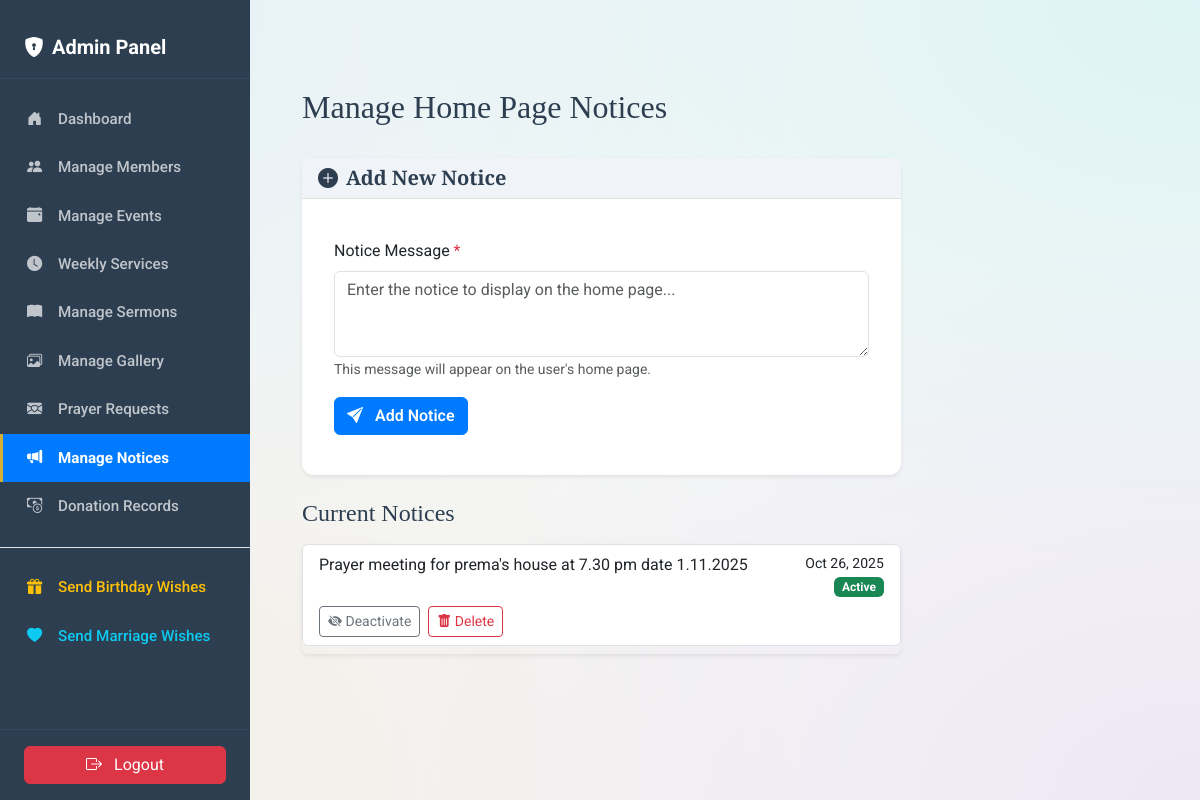
/admin/notices (signed in), run on an earlier commit of the app's database.
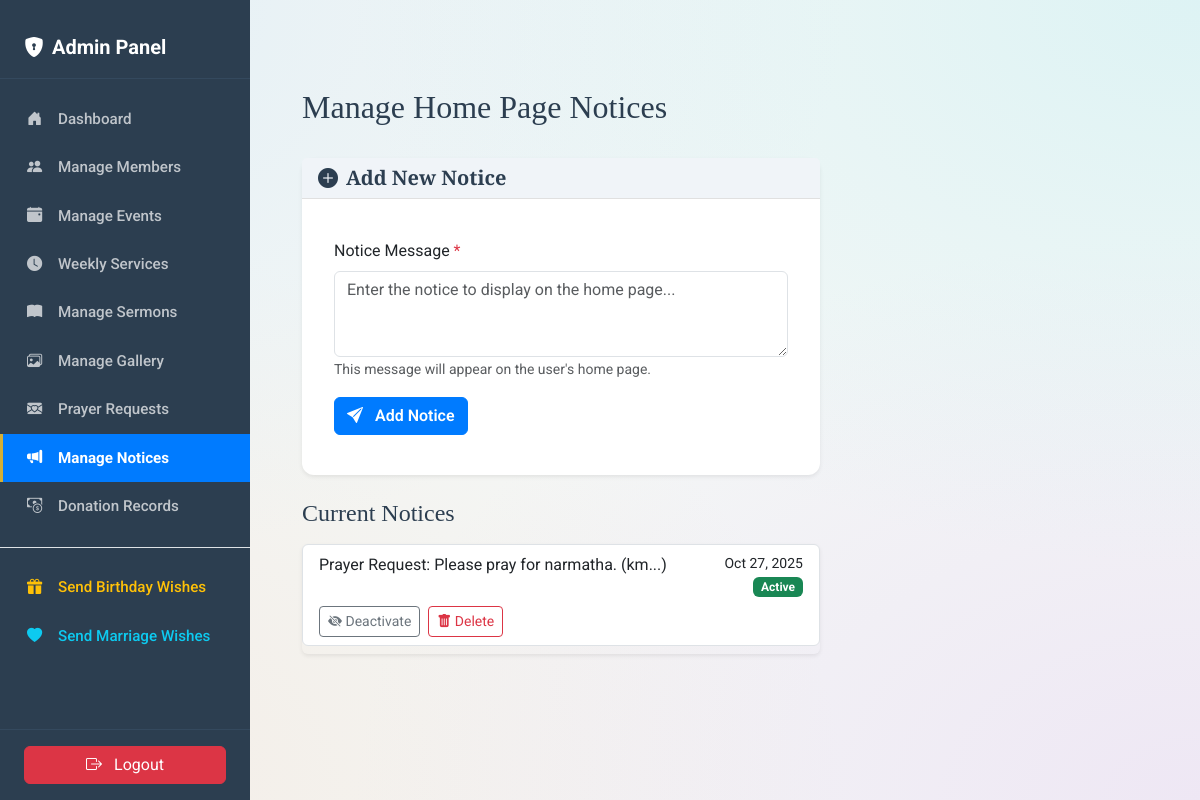
And on a later commit of the database.
### app.py (models this page shows)
class Notice(db.Model):
    id = db.Column(db.Integer, primary_key=True)
    message = db.Column(db.Text, nullable=False)
    created_at = db.Column(db.DateTime, default=datetime.utcnow, nullable=False)
    is_active = db.Column(db.Boolean, default=True, nullable=False)

### app.py (the view)
@app.route('/admin/notices')
@admin_required
def admin_notices():
    try: notices = Notice.query.order_by(Notice.created_at.desc()).all()
    except Exception as e: notices = []; flash(f'Error: {e}', 'danger'); print(f"Notices load error: {e}")
    return render_template('admin/notices.html', notices=notices)

### app.py (called while the page is built)
def is_admin():
    admin_id = session.get('admin_id')
    if admin_id and db.inspect(db.engine).has_table('user'):
        return User.query.get(admin_id) is not None
    return False

def admin_required(f):
    @wraps(f)
    def decorated_function(*args, **kwargs):
        if not is_admin(): flash('Login required.', 'warning'); return redirect(url_for('admin_login', next=request.url))
        return f(*args, **kwargs)
    return decorated_function

### templates/admin/notices.html (shortened to what this page needs)
{% extends "admin/admin_layout.html" %}
{% block admin_content %}
<div class="container my-5">
    <div class="d-flex justify-content-between align-items-center mb-4">
        <h1 class="h2">Manage Home Page Notices</h1>
    </div>
    <div class="card shadow-sm mb-4">
        <div class="card-header bg-primary text-white">
            <h5 class="mb-0"><i class="bi bi-plus-circle-fill me-2"></i>Add New Notice</h5>
        </div>
        <div class="card-body">
            <form action="{{ url_for('add_notice') }}" method="POST">
                <div class="mb-3">
                    <label for="message" class="form-label">Notice Message <span class="text-danger">*</span></label>
                    <textarea class="form-control" id="message" name="message" rows="3" placeholder="Enter the notice to display on the home page..." required></textarea>
                    <small class="form-text text-muted">This message will appear on the user's home page.</small>
                </div>
                <button type="submit" class="btn btn-primary">
                     <i class="bi bi-send-fill me-2"></i> Add Notice
                </button>
            </form>
        </div>
    </div>
    <h3 class="h4 mb-3">Current Notices</h3>
    <div class="list-group shadow-sm">
        {% for notice in notices %}
        <div class="list-group-item list-group-item-action flex-column align-items-start mb-2 border rounded {% if not notice.is_active %}list-group-item-light text-muted{% endif %}">
            <div class="d-flex w-100 justify-content-between">
                <p class="mb-1" style="word-break: break-word;">{{ notice.message | safe }}</p>
                <div class="text-nowrap ms-3 text-end" style="min-width: 120px;">
                    <small class="d-block">{{ notice.created_at.strftime('%b %d, %Y') }}</small>
                    {% if notice.is_active %}
                        <span class="badge bg-success ms-2">Active</span>
                    {% else %}
                        <span class="badge bg-secondary ms-2">Inactive</span>
                    {% endif %}
                </div>
            </div>
            <div class="mt-2">
                 <a href="{{ url_for('toggle_notice', id=notice.id) }}" class="btn btn-sm {% if notice.is_active %}btn-outline-secondary{% else %}btn-outline-success{% endif %} me-1" title="Activate/Deactivate">
                     <i class="bi {% if notice.is_active %}bi-eye-slash-fill{% else %}bi-eye-fill{% endif %}"></i> {% if notice.is_active %}Deactivate{% else %}Activate{% endif %}
                 </a>
                 <a href="{{ url_for('delete_notice', id=notice.id) }}" class="btn btn-sm btn-outline-danger" onclick="return confirm('Are you sure you want to delete this notice?')" title="Delete">
                     <i class="bi bi-trash-fill"></i> Delete
                 </a>
            </div>
        </div>
        {% else %}
        <div class="list-group-item">
            <p class="text-center text-muted mb-0 py-3">No notices have been added yet.</p>
        </div>
        {% endfor %}
    </div>
</div>
{% endblock admin_content %}

### templates/admin/admin_layout.html (shortened to what this page needs)
<!DOCTYPE html>
<html lang="en">
<head>
    <link href="https://cdn.jsdelivr.net/npm/bootstrap@5.3.2/dist/css/bootstrap.min.css" rel="stylesheet">
    <link rel="stylesheet" href="https://cdn.jsdelivr.net/npm/bootstrap-icons@1.11.1/font/bootstrap-icons.css">
    <link rel="stylesheet" href="{{ url_for('static', filename='css/style.css') }}">
</head>
<body class="admin-body">
    <div class="d-flex flex-column flex-md-row">
        <nav class="sidebar">
             <div class="sidebar-header">
                <span><i class="bi bi-shield-lock-fill me-2"></i>Admin Panel</span>
            </div>
            <ul class="nav flex-column sidebar-menu">
                <li class="nav-item">
                    <a class="nav-link {% if request.endpoint == 'admin_dashboard' %}active{% endif %}" href="{{ url_for('admin_dashboard') }}">
                        <i class="bi bi-house-door-fill"></i> Dashboard
                    </a>
                </li>
                 <li class="nav-item">
                    <a class="nav-link {% if request.endpoint == 'admin_members' %}active{% endif %}" href="{{ url_for('admin_members') }}">
                        <i class="bi bi-people-fill"></i> Manage Members
                    </a>
                </li>
                <li class="nav-item">
                    <a class="nav-link {% if request.endpoint == 'admin_events' %}active{% endif %}" href="{{ url_for('admin_events') }}">
                        <i class="bi bi-calendar-event-fill"></i> Manage Events
                    </a>
                </li>
                <li class="nav-item">
                    <a class="nav-link {% if request.endpoint == 'admin_weekly_services' %}active{% endif %}" href="{{ url_for('admin_weekly_services') }}">
                        <i class="bi bi-clock-fill"></i> Weekly Services
                    </a>
                </li>
                <li class="nav-item">
                    <a class="nav-link {% if request.endpoint == 'admin_sermons' %}active{% endif %}" href="{{ url_for('admin_sermons') }}">
                        <i class="bi bi-book-fill"></i> Manage Sermons
                    </a>
                </li>
                <li class="nav-item">
                    <a class="nav-link {% if request.endpoint == 'admin_gallery' %}active{% endif %}" href="{{ url_for('admin_gallery') }}">
                         <i class="bi bi-images"></i> Manage Gallery
                    </a>
                </li>
                <li class="nav-item">
                    <a class="nav-link {% if request.endpoint == 'admin_prayers' %}active{% endif %}" href="{{ url_for('admin_prayers') }}">
                         <i class="bi bi-envelope-heart-fill"></i> Prayer Requests
                    </a>
                </li>
                <li class="nav-item">
                    <a class="nav-link {% if request.endpoint == 'admin_notices' %}active{% endif %}" href="{{ url_for('admin_notices') }}">
                         <i class="bi bi-megaphone-fill"></i> Manage Notices
                    </a>
                </li>
                <li class="nav-item">
                    <a class="nav-link {% if request.endpoint == 'admin_donations' %}active{% endif %}" href="{{ url_for('admin_donations') }}">
                         <i class="bi bi-cash-coin"></i> Donation Records
                    </a>
                </li>
                <li class="nav-item mt-3 border-top pt-3">
                    <a class="nav-link text-warning" href="{{ url_for('send_birthday_wishes') }}" onclick="return confirm('Send birthday wishes to members celebrating today?')">
                        <i class="bi bi-gift-fill"></i> Send Birthday Wishes
                    </a>
                </li>
                <li class="nav-item">
                    <a class="nav-link text-info" href="{{ url_for('send_marriage_wishes') }}" onclick="return confirm('Send marriage anniversary wishes to members celebrating today?')">
                        <i class="bi bi-heart-fill"></i> Send Marriage Wishes
                    </a>
                </li>
            </ul>
             <div class="logout-section">
                 <a href="{{ url_for('admin_logout') }}" class="btn btn-danger w-100">
                     <i class="bi bi-box-arrow-right me-2"></i> Logout
                 </a>
            </div>
        </nav>
        <main class="main-content">
            {% block admin_content %}{% endblock %}
        </main>
    </div>
</body>
</html>

### static/css/style.css (style rules this page uses)
:root { --font-heading: 'Playfair Display', serif; --font-body: 'Roboto', sans-serif; --color-primary-light: #5B86E5; --color-primary-dark: #36D1DC; --color-accent-pink: #BB6BDE; --color-accent-orange: #FFAC81; --color-hero-bg: linear-gradient(135deg, var(--color-primary-light) 0%, var(--color-primary-dark) 100%); --color-text-dark: #2c3e50; --color-text-light: #f8f9fa; --color-white: #ffffff; --color-border-light: rgba(255, 255, 255, 0.2); --color-border-dark: #e0e0e0; --glass-bg: rgba(255, 255, 255, 0.15); --glass-border: rgba(255, 255, 255, 0.2); }
body { font-family: var(--font-body); color: var(--color-text-dark); background-color: #f0f4f8; background-image: radial-gradient(at 0% 0%, hsla(204, 70%, 85%, 0.3) 0px, transparent 50%), radial-gradient(at 100% 0%, hsla(185, 70%, 80%, 0.3) 0px, transparent 50%), radial-gradient(at 100% 100%, hsla(280, 60%, 85%, 0.3) 0px, transparent 50%), radial-gradient(at 0% 100%, hsla(25, 70%, 85%, 0.3) 0px, transparent 50%); display: flex; flex-direction: column; min-height: 100vh; overflow-x: hidden; }
main { flex-grow: 1; background-color: transparent; }
h1, h2, h3, h4, h5, h6 { font-family: var(--font-heading); font-weight: 700; color: var(--color-text-dark); }
.card { border-radius: 20px; border: none; box-shadow: 0 8px 30px rgba(0,0,0,0.08); background-color: var(--color-white); transition: transform 0.4s ease, box-shadow 0.4s ease; }
.card-body { padding: 2.5rem 2rem; }
.card-header { background-color: #f0f4f8 !important; border-bottom: 1px solid #e0e0e0; }
body.admin-body { display: flex; min-height: 100vh; flex-direction: row; background-color: #f4f7f6; font-family: 'Roboto', sans-serif; }
.sidebar { width: 250px; min-height: 100vh; background-color: #2c3e50; padding-top: 1rem; position: fixed; top: 0; left: 0; z-index: 1030; display: flex; flex-direction: column; }
.sidebar .nav-link { color: rgba(255, 255, 255, 0.7); padding: 0.8rem 1.5rem; font-size: 0.95rem; border-left: 3px solid transparent; transition: all 0.2s ease; font-weight: 500; }
.sidebar .nav-link.active { color: #ffffff; background-color: #007bff; border-left-color: #d4af37; font-weight: 700; }
.sidebar .nav-link i { margin-right: 0.75rem; width: 20px; text-align: center; }
.sidebar .sidebar-header { padding: 1rem 1.5rem; margin-bottom: 1rem; color: white; font-size: 1.25rem; font-weight: 700; border-bottom: 1px solid #34495e; }
.sidebar .sidebar-menu { flex-grow: 1; overflow-y: auto; }
.sidebar .logout-section { padding: 1rem 1.5rem; margin-top: auto; border-top: 1px solid #34495e; }
.main-content { margin-left: 250px; padding: 2.5rem; flex-grow: 1; width: calc(100% - 250px); }
.admin-body .card { border: none; border-radius: 12px; box-shadow: 0 4px 15px rgba(0,0,0,0.07); background-color: #ffffff; }
.admin-body .btn-primary { background-color: #007bff; border-color: #007bff; font-weight: 600; transition: all 0.3s ease; }

What changed in the data, as far as the page shows it:
removed Notice: message "Prayer meeting for prema's house at 7.30 pm date 1.11.2025", created_at "Oct 26, 2025", is_active "Active"
added Notice: message "Prayer Request: Please pray for narmatha. (km...)", created_at "Oct 27, 2025", is_active "Active"
